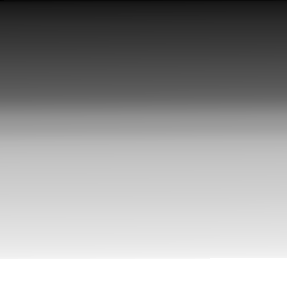
#> input picture TP1/imgs/img1_tp.png, 287 x 288 px
$ jupyter execute histograma.ipynb
#> lines starting #> are read from the running program, lines starting #| are printed output that depends on the picture
[cell 1]
import cv2
import matplotlib.pyplot as plt
import numpy as np

Leo las imágenes en escala de grises con OpenCV.

[cell 2]
images_path = "imgs/"
images = ["img1_tp.png", "img2_tp.png"]

fig_imgs, axs_imgs = plt.subplots(nrows=1, ncols=len(images))
fig_imgs.set_size_inches(10, 5)

for ax, img_file in zip(axs_imgs, images):
    img = cv2.imread(images_path + img_file, cv2.IMREAD_GRAYSCALE)
#> img is the input picture: shape (288, 287); min 2, max 255, mean 154.8
    ax.imshow(img, cmap="gray")
    ax.set_title(img_file)
    ax.axis("off")
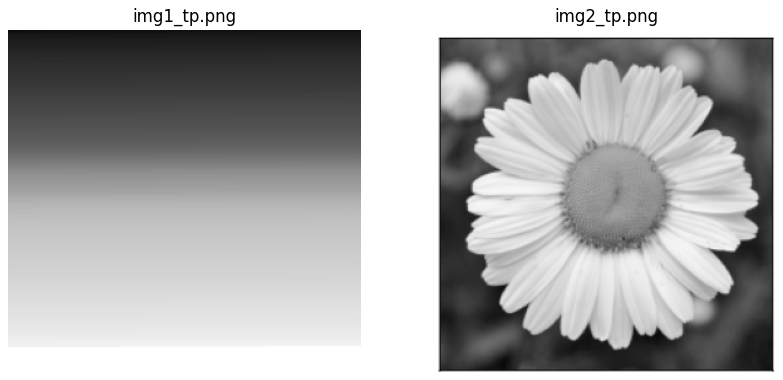
#> figure drawn by matplotlib, 2 panels

Obtengo sus histogramas

[cell 3]
fig_hists, axs_hists = plt.subplots(nrows=1, ncols=len(images))
fig_hists.set_size_inches(10, 5)

#Seteo el bins a 64
for ax, img_file in zip(axs_hists, images):
    img = cv2.imread(images_path + img_file, cv2.IMREAD_GRAYSCALE)
    ax.hist(img.ravel(), bins=64, range=[0, 256])
    ax.set_title(f"Histograma {img_file}")
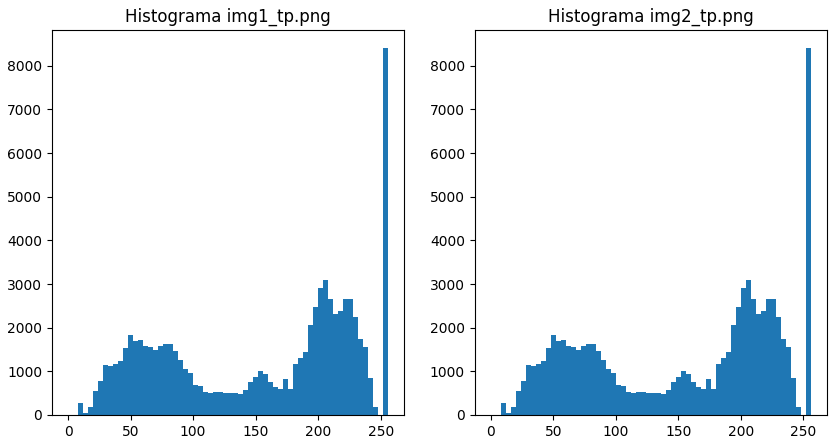
#> figure drawn by matplotlib, 2 panels; panel 1: tallest bar 8400 high, from x = 252 to 256; panel 2: tallest bar 8400 high, from x = 252 to 256
